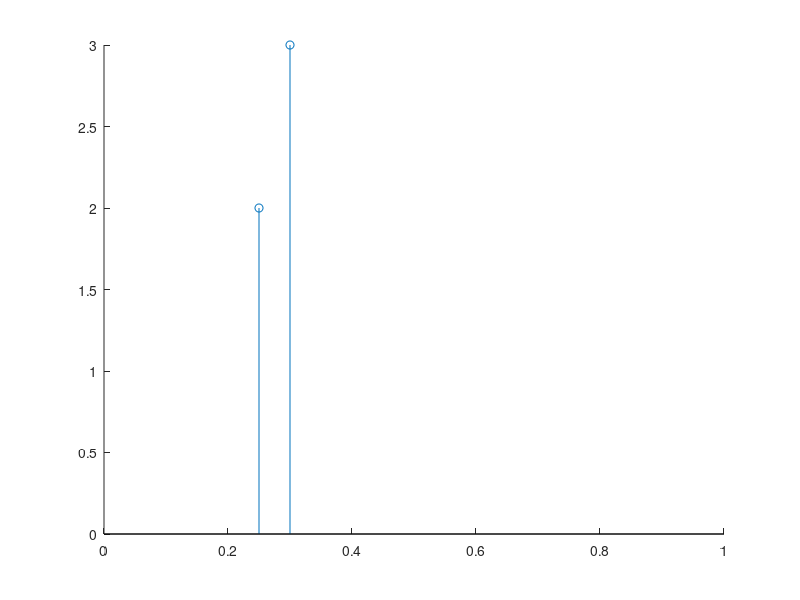

Source code (MATLAB): (Note: this script raises an error after producing the figure.)
%%
para.chain{1}.mapping			= 'Stieltjes';
% para.chain{1}.mapping			= 'LanczosTriDiag';
% J given though points
para.chain{1}.spectralDensity	= 'CoupBroad'; para.chain{1}.w_cutoff = 1;
para.chain{1}.dataPoints        = [0.2:0.1:1;abs(sin(2*(0.2:0.1:1)))]';          % [w, J(w)]
para.chain{1}.peakWidth			= 0.005;

% para.chain{1}.spectralDensity	= 'PointsInterp'; para.chain{1}.w_cutoff = 1;
% para.chain{1}.dataPoints        = [0:0.1:1;abs(sin(6*(0:0.1:1)))]';          % [w, J(w)]
% % para.chain{1}.peakWidth			= 0.004;

% lambda given through points
para.chain{1}.discrMethod		= 'Direct';
para.chain{1}.discretization	= 'Linear';

para.chain{1}.s		 = 1;                            % SBM spectral function power law behaviour
para.chain{1}.alpha  = 0.2;                       % SBM spectral function magnitude; see Bulla 2003 - 10.1103/PhysRevLett.91.170601
para.chain{1}.Lambda = 1;
para.chain{1}.z      = 1;
para.chain{1}.L		 = 40;
%%
a=[0:0.1:1;abs(sin(6*(0:0.1:1)))]';          % [w,
b = [0.25, 2; 0.3, 3];
w = 0:0.0001:1;
sigma = 0.010;
figure(3); clf; hold all;
stem(b(:,1),b(:,2));
% normpdf = @(X,mu,sigma) exp(-(X-mu).^2 ./2 ./sigma.^2)./sigma ./sqrt(2*pi);			% normal dist
normpdf = @(X,mu,gamma) 1./(pi .* gamma .* (1+((X-mu)./gamma ).^2));				% cauchy -> not really good
y = 0;
for ii = 1:size(b,1)

	A = 1/(b(ii,1) * integral(@(w) normpdf(w,b(ii,1),sigma)./w, -inf,inf));
	y = y + A .* b(ii,2) .* normpdf(w,b(ii,1),sigma);			% good way!
% 	y = y + sqrt(A .* b(ii,2) .* normpdf(w,b(ii,1),sigma));		% bad way!
end
% A = arrayfun(@(mu) 1/(mu*integral(@(w) normpdf(w,mu,0.5)./w, -inf,inf)), b(:,1));
% y = A(1).*b(1,2).*normpdf(w,b(1,1),0.5)+A(2).*b(2,2).* normpdf(w,b(2,1),0.5);
% plot(w, y)
plot(w,sqrt(y))
%%
para.chain{1} = SBM_genpara(para.chain{1});
%%
para.chain{2} = para.chain{1};
% para.chain{2}.mapping = 'Stieltjes';
para.chain{2}.mapping = 'LanczosTriDiag';
% para.chain{2}.discretization = 'Linear'; para.chain{2}.Lambda = 1;
para.chain{2} = SBM_genpara(para.chain{2});
%%
f = figure(2); clf; hold on;
col = {'k','r','b','g'};
for i = 1:length(para.chain)
	plot(para.chain{i}.epsilon,col{i});
	plot(para.chain{i}.t,col{i});
end
% set(gca,'yscale','log');

%% test accuracy of Direct Stieltjes vs bigL
% need to adjust bigL for each chain by hand!
para.chain{1}.mapping			= 'Stieltjes';
para.chain{1}.spectralDensity	= 'Leggett_Soft';
para.chain{1}.discrMethod		= 'Direct';
para.chain{1}.discretization	= 'Linear';

para.chain{1}.s		 = 1;                            % SBM spectral function power law behaviour
para.chain{1}.alpha  = 0.3;                       % SBM spectral function magnitude; see Bulla 2003 - 10.1103/PhysRevLett.91.170601
para.chain{1}.Lambda = 1;
para.chain{1}.z      = 1;
para.chain{1}.L		 = 100;
%%
para.chain{1} = SBM_genpara(para.chain{1});			% bigL = 10*L
%%
para.chain{2} = para.chain{1};
para.chain{2} = SBM_genpara(para.chain{2});			% bigL = 100*L

%%
para.chain{3} = para.chain{1};
para.chain{3} = SBM_genpara(para.chain{3});			% bigL = 1000*L

%%
para.chain{4} = para.chain{1};
para.chain{4} = SBM_genpara(para.chain{4});			% bigL = 10000*L

%%
para.chain{5} = para.chain{1};
para.chain{5}.discretization = 'None';
para.chain{5}.mapping = 'OrthogonalPolynomials';
para.chain{5} = SBM_genpara(para.chain{5});			% bigL = 100000*L

%%
f = figure(2); clf; hold on;
col = {'k','r','b','g','k-'};
for i = 1:length(para.chain)-1
	p(i) = plot(abs(para.chain{end}.epsilon-para.chain{i}.epsilon),col{i});
	plot(abs(para.chain{end}.t-para.chain{i}.t),col{i});
% 	plot(para.chain{i}.epsilon,col{i});
% 	plot(para.chain{i}.t,col{i});
end
set(gca,'yscale','log');
legend(p,'10','100','1000','10000');

figure(3); clf; hold on;
errorBounds = zeros(length(para.chain),2);
for i = 1:length(para.chain)
	errorBounds(i,1) = std(para.chain{end}.epsilon-para.chain{i}.epsilon);
	errorBounds(i,2) = std(para.chain{end}.t-para.chain{i}.t);
end
plot(10.^(1:4),errorBounds);
set(gca,'xscale','log');set(gca,'yscale','log');


%% ncon test
	tNCON = []; tUCR = [];
for j = 50:50:1000
	D = 50; dOBB = 50; dk = j;
	mps = randn(D,D,dOBB);
	Vmat = randn(dk,dOBB);
	H = randn(dk,dk);
	C = randn(D,D);
	L = 10;

	t1 = tic;
	for i = 1:L
	% 	cNCON =		ncon({mps,		conj(mps), Vmat,  conj(Vmat), H,	 C},...
	% 					 {[-2,6,4], [-1,5,2],  [3,4], [1,2],	  [1,3], [5,6]});
		newH = (Vmat' * H) * Vmat;
		cNCON =		ncon({mps,		conj(mps), newH,  C},...
						 {[-2,4,2], [-1,3,1],  [1,2], [3,4]});

	end
	tNCON(j/50) = toc(t1)

	t1 = tic;
	for i = 1:L
		cUCR = updateCright(C, mps, Vmat, H, mps, Vmat);
	end
	tUCR(j/50) = toc(t1)
end
%
figure(1); clf; hold on;
plot(50:50:1000,tUCR);
plot(50:50:1000,tNCON);
% set(gca,'yscale','log');
xlabel('d_{k}'); ylabel('t in s');
legend('VMPS','NCON');

%% OBB multi-chain contraction test
for j = 1:5
	dOBB = 10; dk = j*2;
	nChains = 4;
	H = cell(1,nChains);
	H{3} = randn(dk,dk);
	Vmat = randn(dk^nChains,dOBB);
	L = 10;

	t1 = tic;
	for i = 1:L
		newH = 1;
		for k = 1:nChains
			if isempty(H{k})
				newH = kron(eye(dk),newH);
			else
				newH = kron(H{k},newH);
			end
		end
		cKRON = Vmat'*newH*Vmat;
	end
	tKRON(j) = toc(t1)

	t1 = tic;
	for i = 1:L
% 		Vmat = reshape(Vmat,[dk,dk*dOBB]);
% 		Vmat = Vmat'*Vmat;
		cHand = reshape(Vmat,[ones(1,nChains).*dk,dOBB]);
		%contract all empty parts
		ind = find(cellfun('isempty',H));		% finds all empty indices
		cHand = contracttensors(cHand,nChains+1,ind,conj(cHand),nChains+1,ind);
		ind = find(~cellfun('isempty',H));		% finds position to contract
		cHand = contracttensors(cHand,4,[1,3],H{ind},2,[1,2]);
	end
	tHand(j) = toc(t1)
end
%
figure(1); clf; hold on;
plot((1:5).*2,tHand);
plot((1:5).*2,tKRON);
set(gca,'yscale','log');
xlabel('d_{k}'); ylabel('t in s');
legend('contracttensors','kron');
